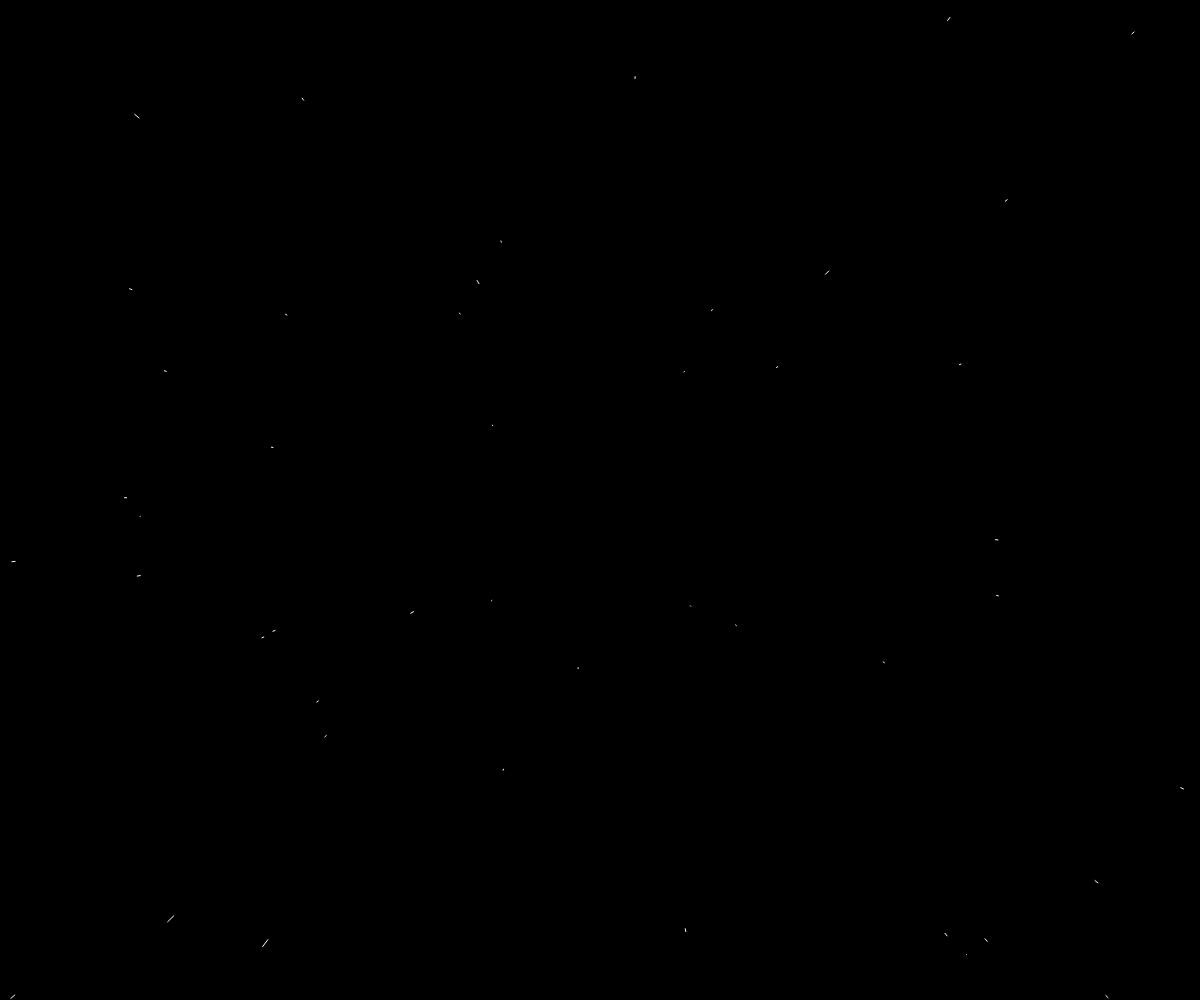
Frame 1 (no input)
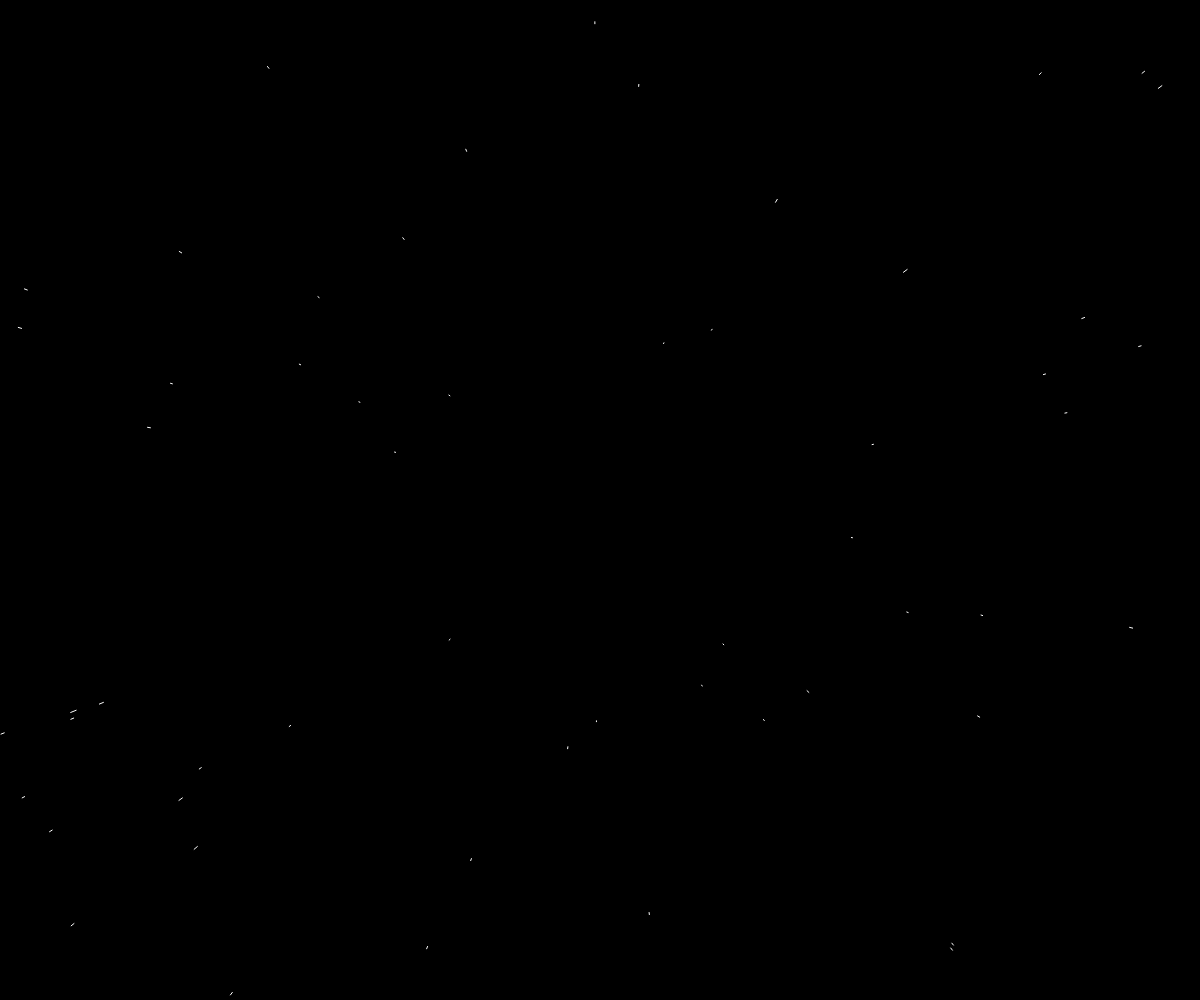
Frame 60 (no input)
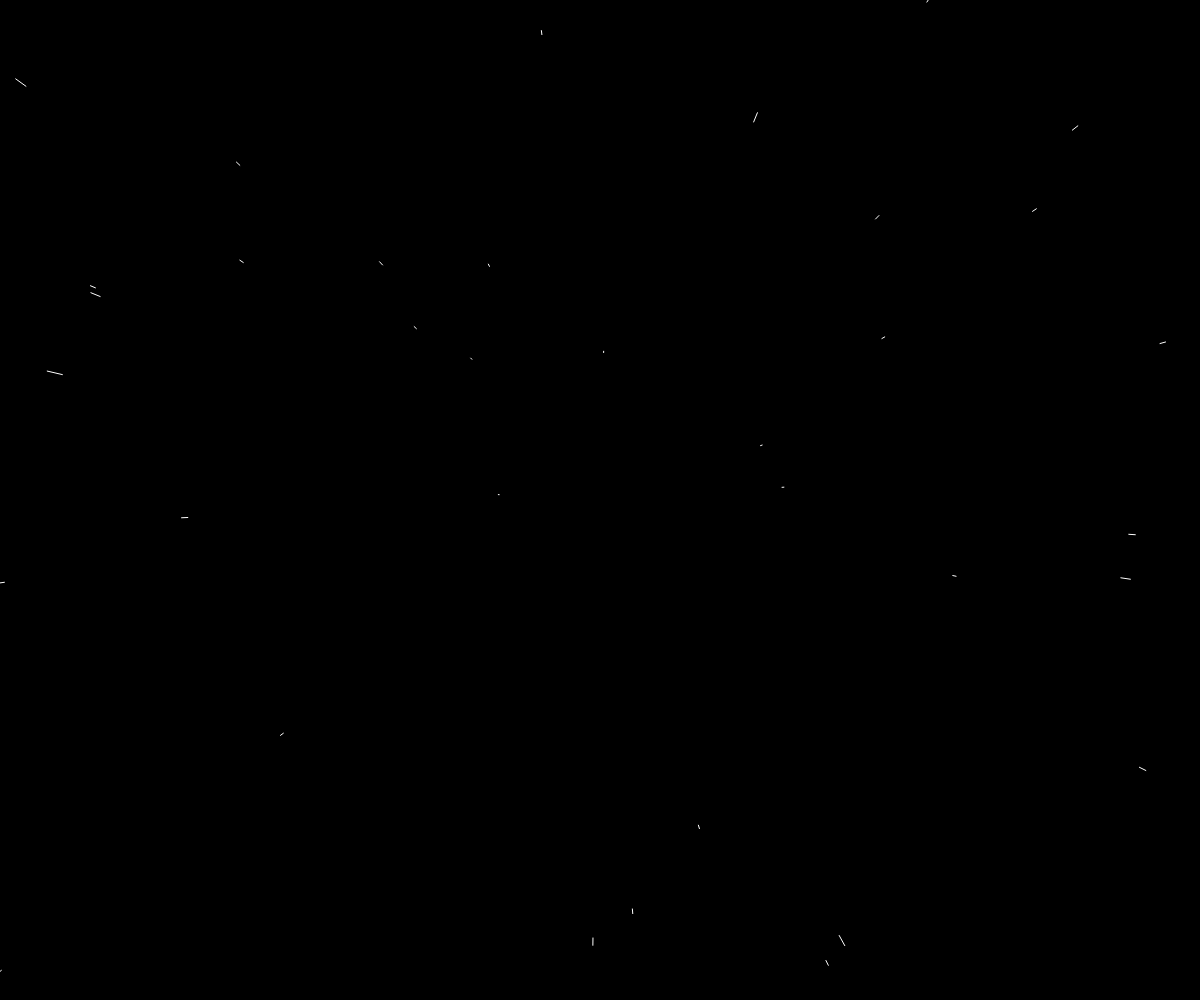
Frame 120 (the mouse pressed at the canvas centre since frame 60)

The p5.js sketch that drew these frames (run headless with seeded random() and noise() and a simulated clock; from frame 60 on, the mouse is pressed at the canvas centre):

// p5.js sketch
// ── sketch.js
var stars = [];
var speed, mouseVector;

function setup() {
  createCanvas(window.innerWidth, window.innerHeight);
  for (var i = 0; i < 400; i++) {
    stars.push (new star());
  }
}

function draw() {
  background(0);
  translate(width/2, height/2);
  
  mouseVector = createVector(mouseX,mouseY);
  if(!mouseX){
    speed = 5;
  } else if (mouseX>0 && mouseX<=width/2){
    speed = map(mouseX, 0, width/2, 0, 10);
  } else {
    speed = map(mouseX, width/2, width, 10, 0);
  };

  for (var i = 0; i < stars.length; i++) {
    stars[i].update();
    stars[i].show();
  }
}

// ── star.js
var star = function() {
  // this.x = random(-width, width);
  // this.y = random(-height, height);
  this.z = random(width);
  this.pz = this.z;
  // this.maxspeed = 30;
  this.p = createVector(random(-width, width), random(-height, height));
  this.v = createVector(0, 0);
  this.a = createVector(0, 0);


  this.update = function() {
    this.z -= speed;
    if (this.z < 1) {
      this.z = width;
      this.p = createVector(random(-width, width), random(-height,height));
      this.v.add(this.a)
      this.p.add(this.v);
      // this.normmouse =
      // this.p.add(mouseVector)
      // this.v.limit = (this.maxspeed);
      this.pz = this.z;
    }
  }

  this.show = function() {
    fill(255);
    noStroke();
    // ellipse(this.sx, this.sy, this.r, this.r);

    this.sx = map(this.p.x / this.z, 0, 1, 0, width);
    this.sy = map(this.p.y / this.z, 0, 1, 0, height);

    this.px = map(this.p.x / this.pz, 0, 1, 0, width);
    this.py = map(this.p.y / this.pz, 0, 1, 0, height);

    this.r = map(this.z, 0, width, 10, 0)
    this.pz = this.z;

    stroke(255);
    line(this.px, this.py, this.sx, this.sy);

  }
}
